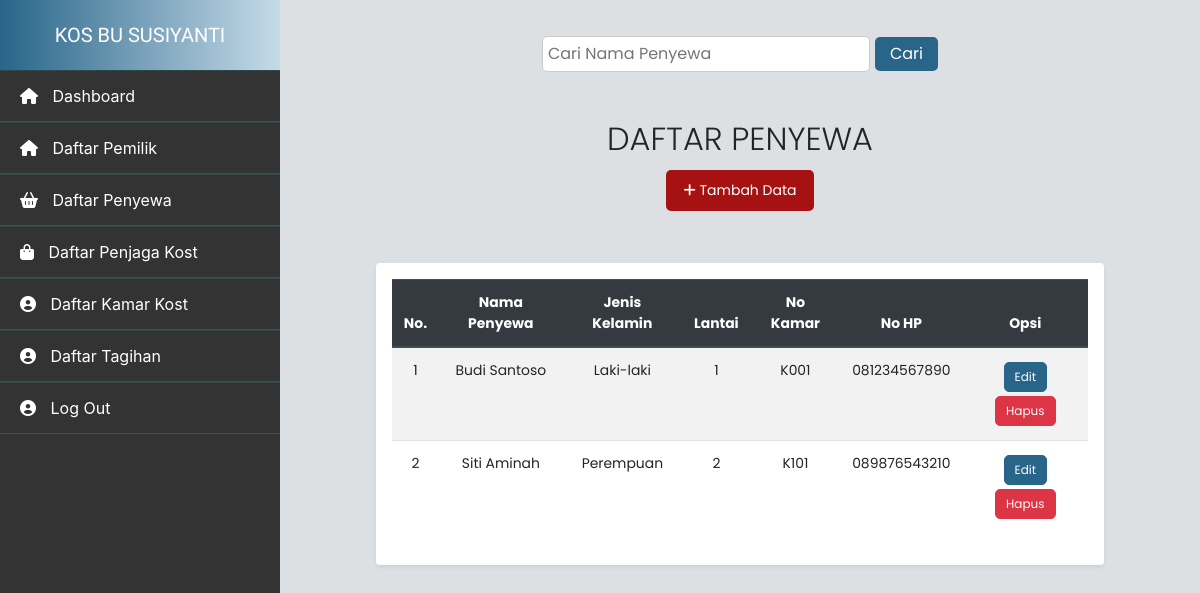
Page /daftar_penyewa.php (signed in) on the committed database.
### tables this page shows
CREATE TABLE IF NOT EXISTS nama_penyewa (
    no INT PRIMARY KEY,
    nama_penyewa VARCHAR(100) NOT NULL,
    jenis_kelamin VARCHAR(20) NOT NULL,
    lantai INT NOT NULL,
    no_kamar VARCHAR(50) NOT NULL,
    no_hp VARCHAR(20) NOT NULL
);

### daftar_penyewa.php (the view, shortened to what this page needs)
<!DOCTYPE html>
<html lang="en">
<head>
    <link rel="stylesheet" href="https://stackpath.bootstrapcdn.com/bootstrap/4.4.1/css/bootstrap.min.css"
>
</head>
<body style="background-color: #dde0e3;">
  <?php include_once "sidebar.php"; ?>
  <div class="container-fluid">
    <div class="row justify-content-center">
      <div class="col-lg-10 col-md-12">
        <div class="col-lg-12 text-center mt-3 mb-3">
          <form action="" method="post">
            <input type="text" name="keyword" placeholder="Cari Nama Penyewa">
            <button type="submit" class="btn btn-primary">Cari</button>
          </form>
        </div>
        <div class="col-lg-12 text-center mt-5 mb-5">
          <h3 class="display-4">DAFTAR PENYEWA</h3>
          <a href="index_penyewa.php" class="tombol-tambah"><i class="fas fa-plus"></i> Tambah Data</a>
        </div>
        <div class="table-responsive shadow-sm p-3 mb-5 bg-white rounded">
          <table class="table table-striped table-hover mx-auto" style="width: 100%; text-align: center;">
            <thead class="thead-dark">
              <th>No.</th>
              <th>Nama Penyewa</th>
              <th>Jenis Kelamin</th>
              <th>Lantai</th>
              <th>No Kamar</th>
              <th>No HP</th>
              <th>Opsi</th>
            </thead>
            <?php
            include_once "koneksi.php";
            if ($_SERVER["REQUEST_METHOD"] == "POST") {
              $keyword = "%" . $_POST["keyword"] . "%";
              $stmt = $conn->prepare("SELECT * FROM nama_penyewa WHERE nama_penyewa LIKE ?");
              $stmt->bind_param("s", $keyword);
              $stmt->execute();
              $data = $stmt->get_result();
            } else {
              $data = $conn->query("SELECT * FROM nama_penyewa");
            }
            while ($d = $data->fetch_assoc()) {
            ?>
              <tr>
                <td><?php echo $d['no']; ?></td>
                <td><?php echo htmlspecialchars($d['nama_penyewa']); ?></td>
                <td><?php echo htmlspecialchars($d['jenis_kelamin']); ?></td>
                <td><?php echo htmlspecialchars($d['lantai']); ?></td>
                <td><?php echo htmlspecialchars($d['no_kamar']); ?></td>
                <td><?php echo htmlspecialchars($d['no_hp']); ?></td>
                <td>
                  <a href="edit_penyewa.php?no=<?php echo $d['no']; ?>" class="tombol-edit">Edit</a>
                  <a href="#" onclick="confirmDelete('<?php echo $d['no']; ?>')" class="tombol-hapus">Hapus</a>
                </td>
              </tr>
            <?php
            }
            ?>
          </table>
        </div>
      </div>
    </div>
  </div>
</body>
</html>

### daftar_penyewa.php (style rules this page uses)
h3.display-4 { font-size: 2.0rem; }
table { text-align: center; font-size: 0.87rem; background-color: #fff; }
th, td { vertical-align: middle; text-align: center; }
.tombol-tambah { display: inline-block; padding: 8px 15px; margin: 4px; color: #fff; border: 2px solid #A61212; background-color: #A61212; border-radius: 5px; transition: background-color 0.3s, transform 0.3s; font-size: 14px; text-decoration: none; }
.tombol-edit, .tombol-hapus { display: inline-block; padding: 5px 10px; margin: 2px; color: #fff; border-radius: 5px; font-size: 12px; text-decoration: none; }
.tombol-edit { background-color: #286589; border: 1px solid #286589; }
.tombol-hapus { background-color: #dc3545; border: 1px solid #dc3545; }
form { display: flex; justify-content: center; align-items: center; margin-bottom: 15px; }
input[name="keyword"] { padding: 5px; margin-right: 5px; border: 1px solid #ccc; border-radius: 5px; color: #286589; }
button.btn-primary { padding: 5px 15px; border: none; border-radius: 5px; background-color: #286589; color: #fff; }

### sidebar.php (style rules this page uses)
.container-fluid { padding: 20px; font-family: 'Poppins', sans-serif; transition: margin-left 0.3s ease; margin-left: 280px; width: auto; }
.table-responsive { margin-top: 20px; margin-left: auto; margin-right: auto; overflow-x: auto; }

### rows in the picture
nama_penyewa: no "1", nama_penyewa "Budi Santoso", jenis_kelamin "Laki-laki", lantai "1", no_kamar "K001", no_hp "081234567890"
nama_penyewa: no "2", nama_penyewa "Siti Aminah", jenis_kelamin "Perempuan", lantai "2", no_kamar "K101", no_hp "089876543210"
